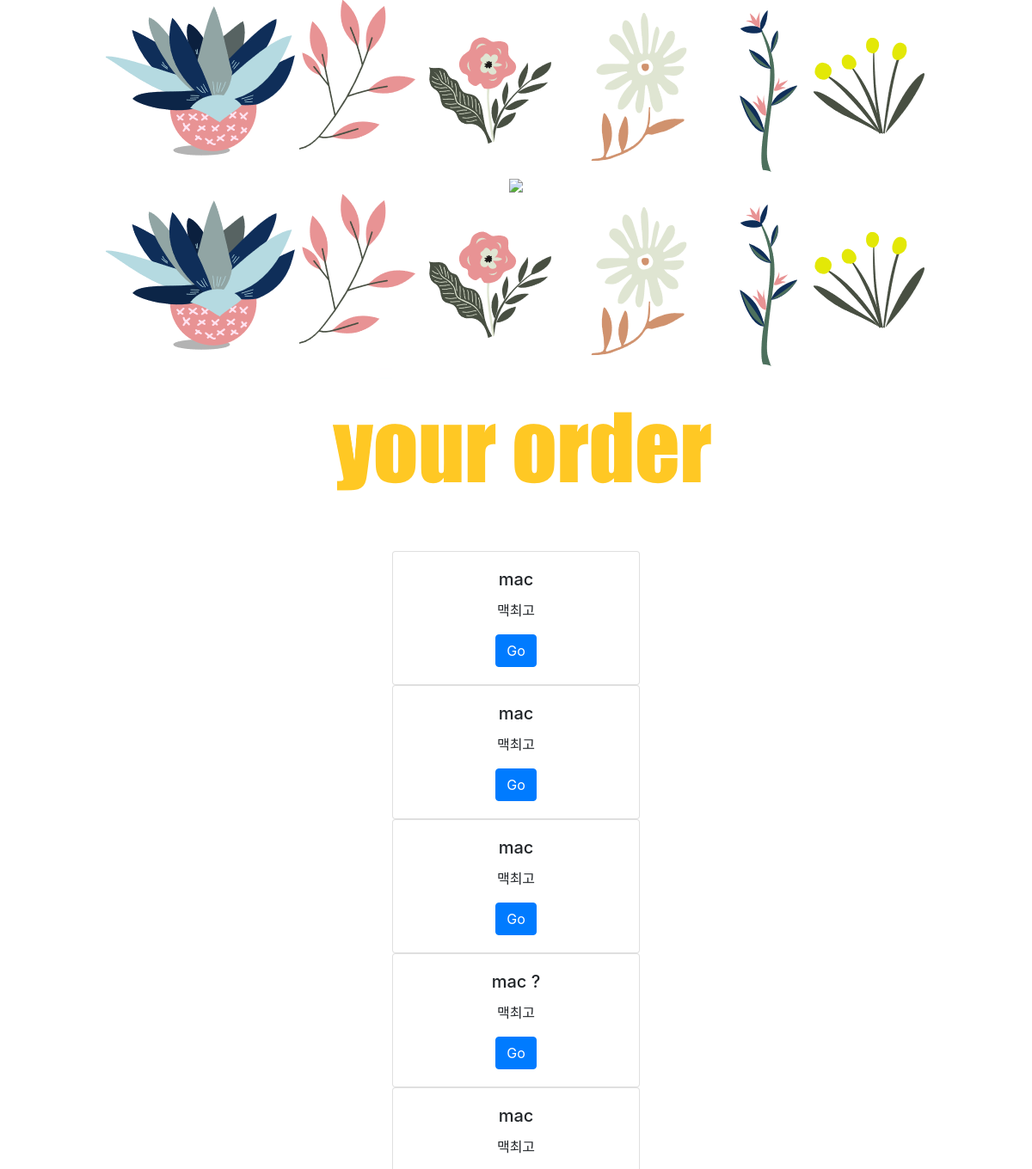
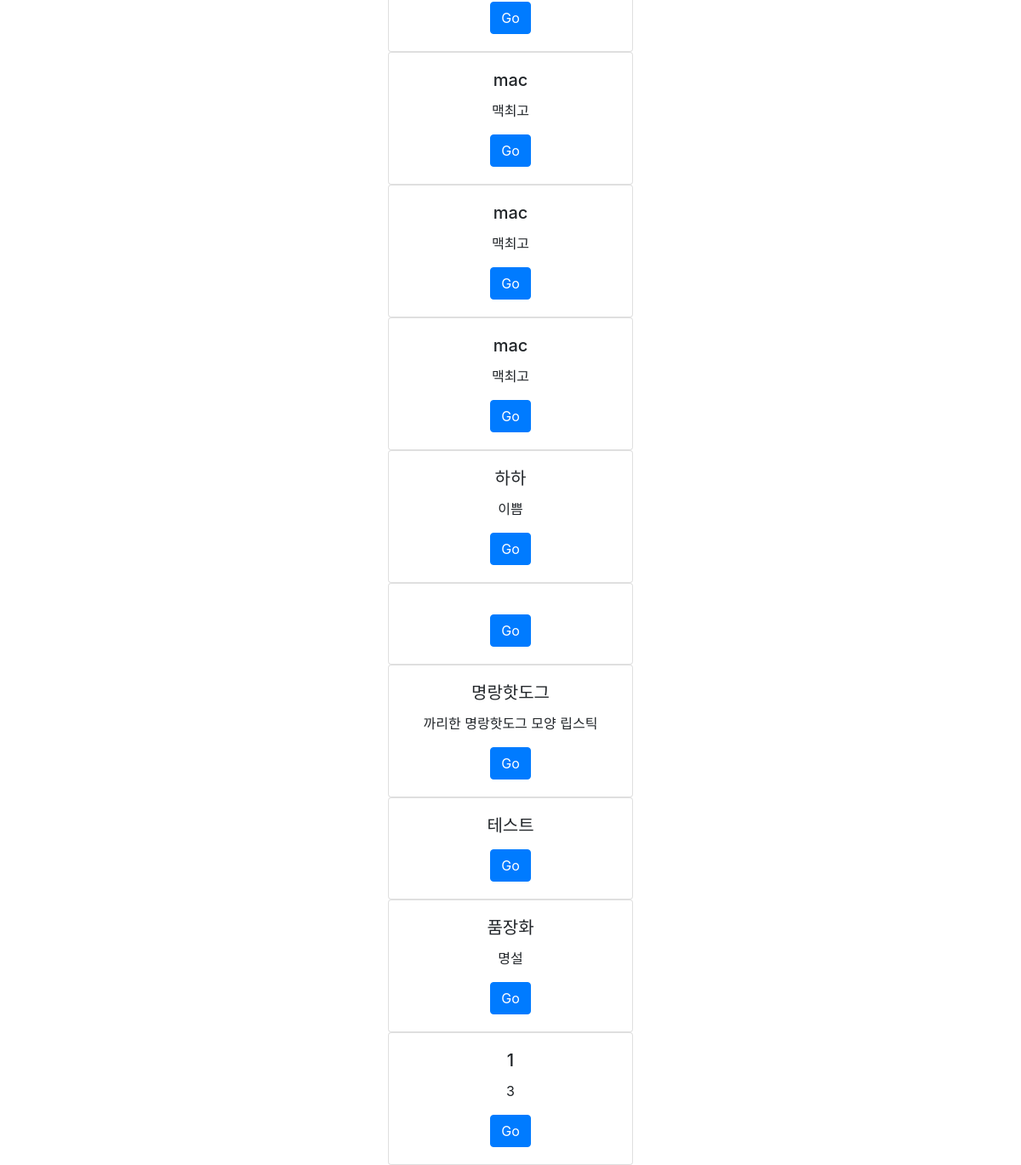
The page / on the database its author committed (2 pictures, top to bottom).
### products/models.py (models this page shows, shortened)
class Product(models.Model):
    title = models.CharField(max_length=200)
    description= models.TextField()
    price= models.IntegerField(null=True)
    view_count = models.IntegerField(blank=True, default=0)
    created_at = models.DateTimeField(auto_now_add=True)
    updated_at = models.DateTimeField(auto_now=True)

### products/views.py (the view)
# urls.py: path('', views.list, name="list"),
def list(request):
    products = Product.objects.all()
    return render(request, 'list.html', {'all_products':products})

### products/templates/list.html
{% extends 'base.html' %}
{% block content %}
{% load static %}
  <center><img src="{% static 'image/o.PNG' %}"></img></center>
<center><img src="{% static 'image/q.gif' %}"></img></center>
  <center><img src="{% static 'image/o.PNG' %}"></img></center>
  <center><img src="{% static 'image/r.PNG' %}"></img></center>
 {% for item in all_products %}
 <center><div class="card col-4" style="width: 18rem;">
  <div class="card-body">
    <h5 class="card-title">{{ item.title }}</h5>
    <p class="card-text">{{ item.description }}</p>
    <a href="{% url 'products:show' item.id %}" class="btn btn-primary">Go</a>
  </div>
</div></center>
{% endfor %}
{% endblock %}

### templates/base.html (shortened to what this page needs)
{% load static %}
<!doctype html>
<html lang="ko">
  <head>
    <link rel="stylesheet" href="https://stackpath.bootstrapcdn.com/bootstrap/4.3.1/css/bootstrap.min.css">
    <link rel="stylesheet" href="{% static 'css/project.css' %}">
  </head>
  <body>
      <div class="container">
    {% block content %}
    {% endblock %}
      </div>
  </body>
</html>

### rows shown on the page
Product: title "mac", description "맥최고"
Product: title "mac", description "맥최고"
Product: title "mac", description "맥최고"
Product: title "mac ?", description "맥최고"
Product: title "mac", description "맥최고"
Product: title "mac", description "맥최고"
Product: title "mac", description "맥최고"
Product: title "mac", description "맥최고"
Product: title "하하", description "이쁨"
Product: title "명랑핫도그", description "까리한 명랑핫도그 모양 립스틱"
Product: title "테스트"
Product: title "품장화", description "명설"
Product: title "1", description "3"
